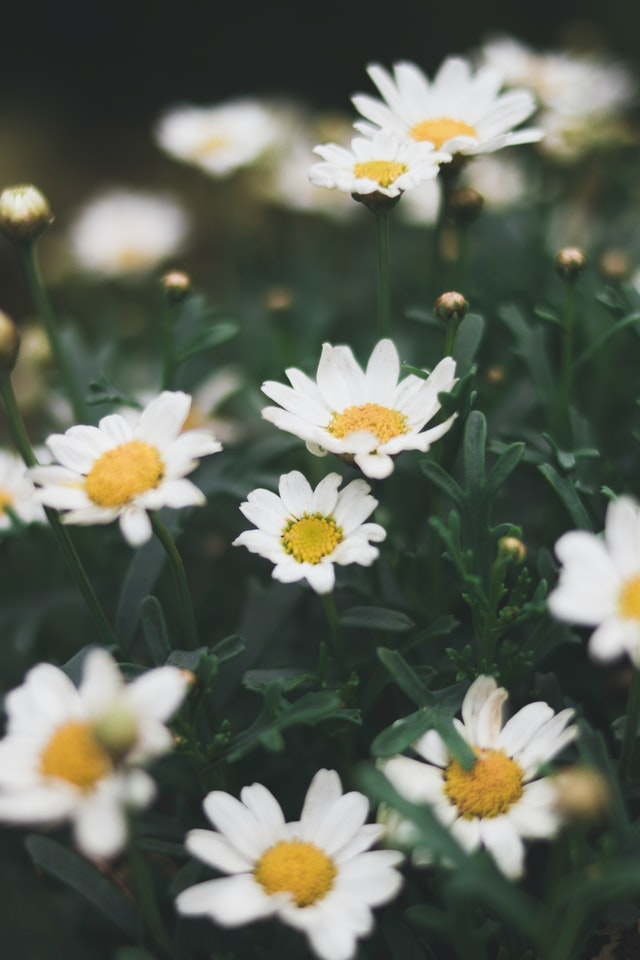
//> input picture OpenCVCourse/Resources/flowers.jpg, 640 x 960 px
$ ./OpdrachtEenPuntTwee   (built with g++ and OpenCV 4)
//> lines starting //> are read from the running program, lines starting //| are printed output that depends on the picture
#include <opencv2/imgcodecs.hpp>
#include <opencv2/highgui.hpp>
#include <opencv2/imgproc.hpp>
#include <iostream>

using namespace cv;
using namespace std;

void main()
{
	string path = "Resources/flowers.jpg";

	// Get original image.
	Mat img = imread(path);
//> img is the input picture: 960 rows x 640 cols, CV_8UC3; mean B, G, R 88.4, 100.8, 95.6

	// Resize the image.
	Mat imgResized;
	resize(img, imgResized, Size(640, 480));
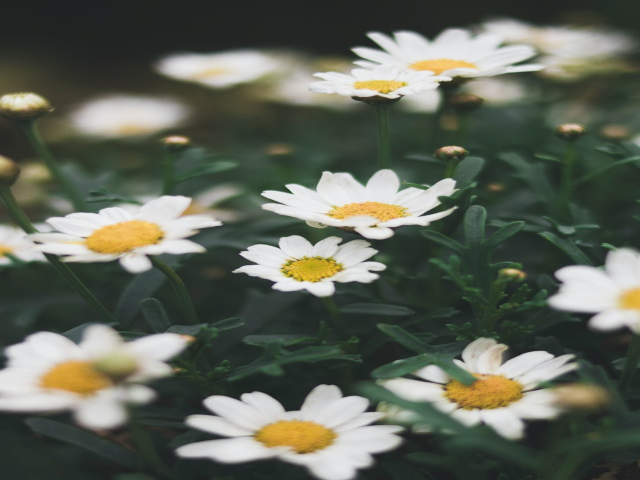
//> imgResized: 480 rows x 640 cols, CV_8UC3; mean B, G, R 88.6, 101, 95.8

	// Crop the image.
	Mat imgCropped = img(Rect(0, 0, 340, 280));
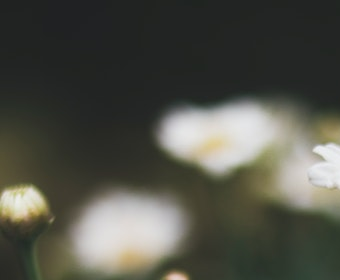
//> imgCropped: 280 rows x 340 cols, CV_8UC3; mean B, G, R 72.1, 81.3, 80.6

	// Show images.
	imshow("Original Image", img);
	imshow("Resized Image", imgResized);
	imshow("Cropped Image", imgCropped);

	waitKey(0);
}

$ run again, with OpenCVCourse/Resources/Testdocument.jpg copied over OpenCVCourse/Resources/flowers.jpg
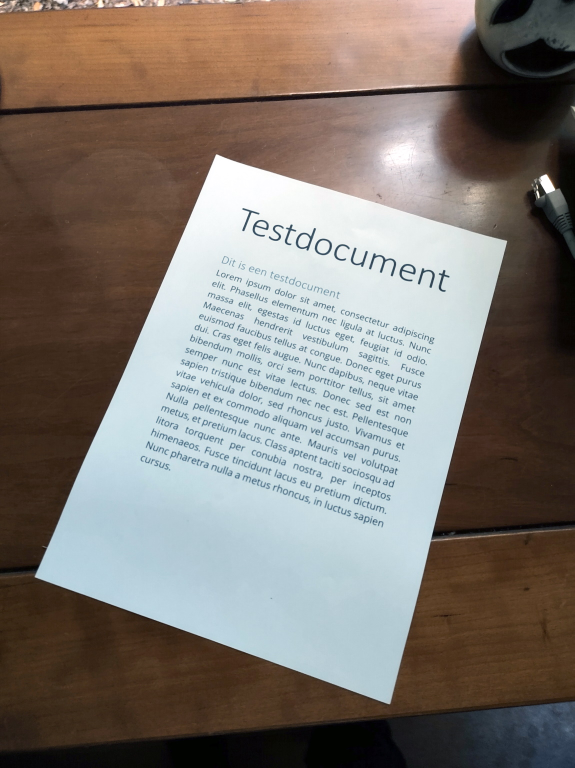
//> input picture OpenCVCourse/Resources/Testdocument.jpg, 1149 x 1536 px (shown at 1/2 size)
//> img is the input picture: 1536 rows x 1149 cols, CV_8UC3; mean B, G, R 114.1, 120.6, 127.9
//> `resize(img, imgResized, Size(640, 480));`:
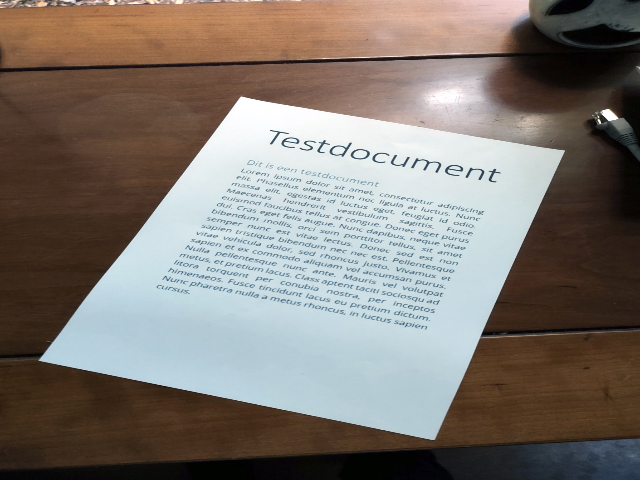
//> imgResized: 480 rows x 640 cols, CV_8UC3; mean B, G, R 114, 120.5, 127.8
//> `Mat imgCropped = img(Rect(0, 0, 340, 280));`:
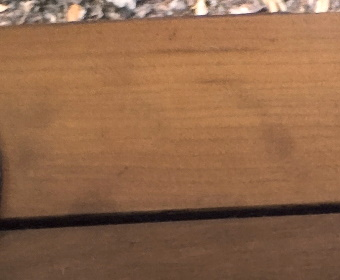
//> imgCropped: 280 rows x 340 cols, CV_8UC3; mean B, G, R 73.7, 103.2, 144.4
